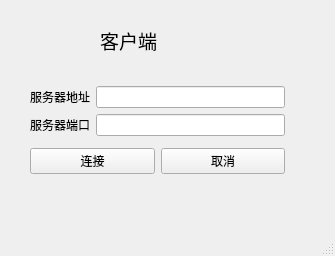
<?xml version="1.0" encoding="UTF-8"?>
<ui version="4.0">
 <class>MainWindow</class>
 <widget class="QMainWindow" name="MainWindow">
  <property name="geometry">
   <rect>
    <x>0</x>
    <y>0</y>
    <width>335</width>
    <height>256</height>
   </rect>
  </property>
  <property name="windowTitle">
   <string>MainWindow</string>
  </property>
  <widget class="QWidget" name="centralwidget">
   <widget class="QLabel" name="label">
    <property name="geometry">
     <rect>
      <x>100</x>
      <y>20</y>
      <width>81</width>
      <height>41</height>
     </rect>
    </property>
    <property name="text">
     <string>&lt;html&gt;&lt;head/&gt;&lt;body&gt;&lt;p&gt;&lt;span style=&quot; font-size:14pt;&quot;&gt;客户端&lt;/span&gt;&lt;/p&gt;&lt;/body&gt;&lt;/html&gt;</string>
    </property>
   </widget>
   <widget class="QWidget" name="">
    <property name="geometry">
     <rect>
      <x>30</x>
      <y>80</y>
      <width>255</width>
      <height>102</height>
     </rect>
    </property>
    <layout class="QVBoxLayout" name="verticalLayout_2">
     <item>
      <layout class="QVBoxLayout" name="verticalLayout">
       <item>
        <layout class="QHBoxLayout" name="horizontalLayout">
         <item>
          <widget class="QLabel" name="label_2">
           <property name="text">
            <string>服务器地址</string>
           </property>
          </widget>
         </item>
         <item>
          <widget class="QLineEdit" name="ipLineEdit"/>
         </item>
        </layout>
       </item>
       <item>
        <layout class="QHBoxLayout" name="horizontalLayout_2">
         <item>
          <widget class="QLabel" name="label_3">
           <property name="text">
            <string>服务器端口</string>
           </property>
          </widget>
         </item>
         <item>
          <widget class="QLineEdit" name="portLineEdit"/>
         </item>
        </layout>
       </item>
      </layout>
     </item>
     <item>
      <layout class="QHBoxLayout" name="horizontalLayout_3">
       <item>
        <widget class="QPushButton" name="connectBtn">
         <property name="text">
          <string>连接</string>
         </property>
        </widget>
       </item>
       <item>
        <widget class="QPushButton" name="cancelBtn">
         <property name="text">
          <string>取消</string>
         </property>
        </widget>
       </item>
      </layout>
     </item>
    </layout>
   </widget>
  </widget>
  <widget class="QMenuBar" name="menubar">
   <property name="geometry">
    <rect>
     <x>0</x>
     <y>0</y>
     <width>335</width>
     <height>25</height>
    </rect>
   </property>
  </widget>
  <widget class="QStatusBar" name="statusbar"/>
 </widget>
 <resources/>
 <connections/>
</ui>
